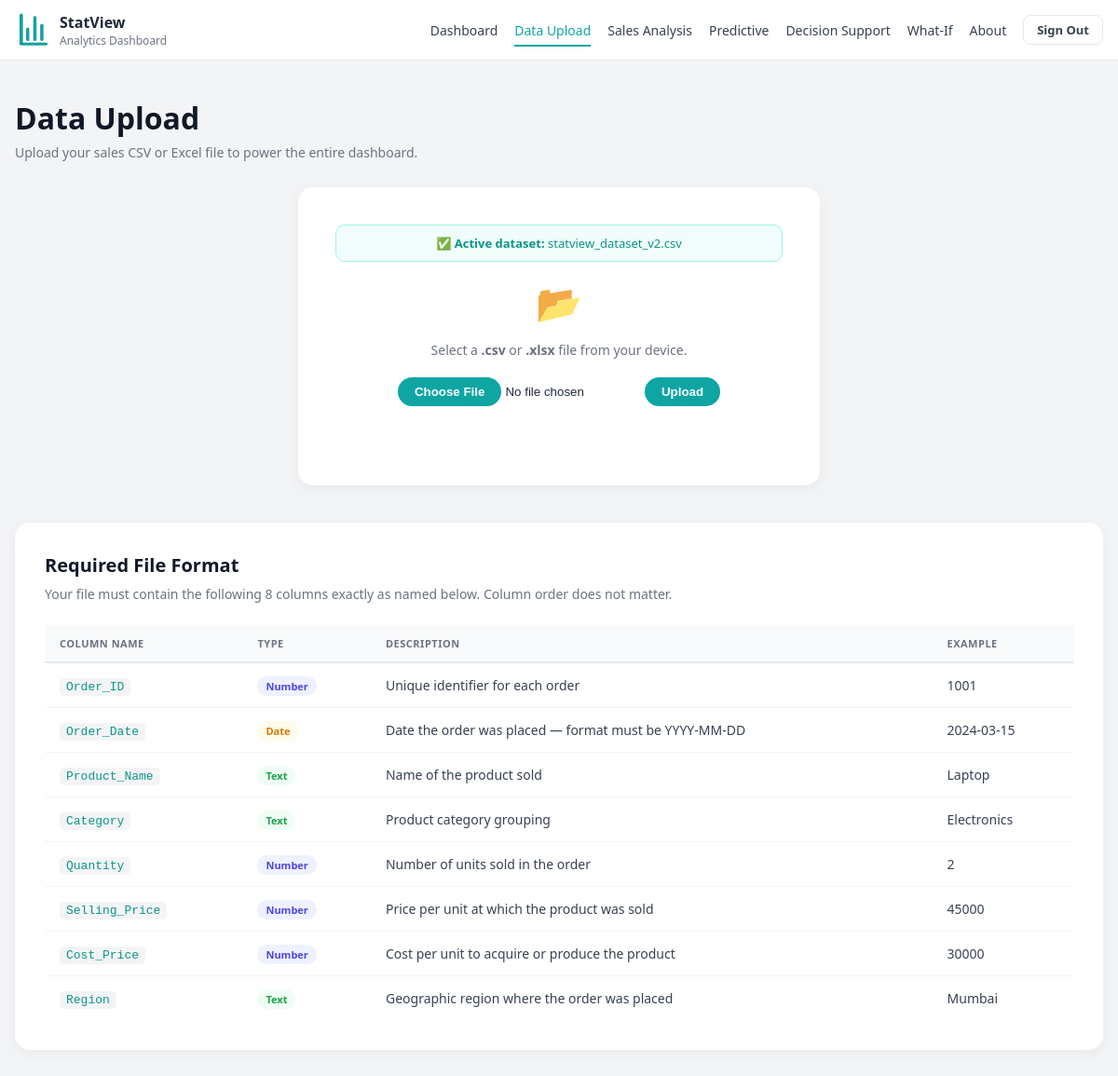
The page /upload-page (signed in) on the database as committed earlier.
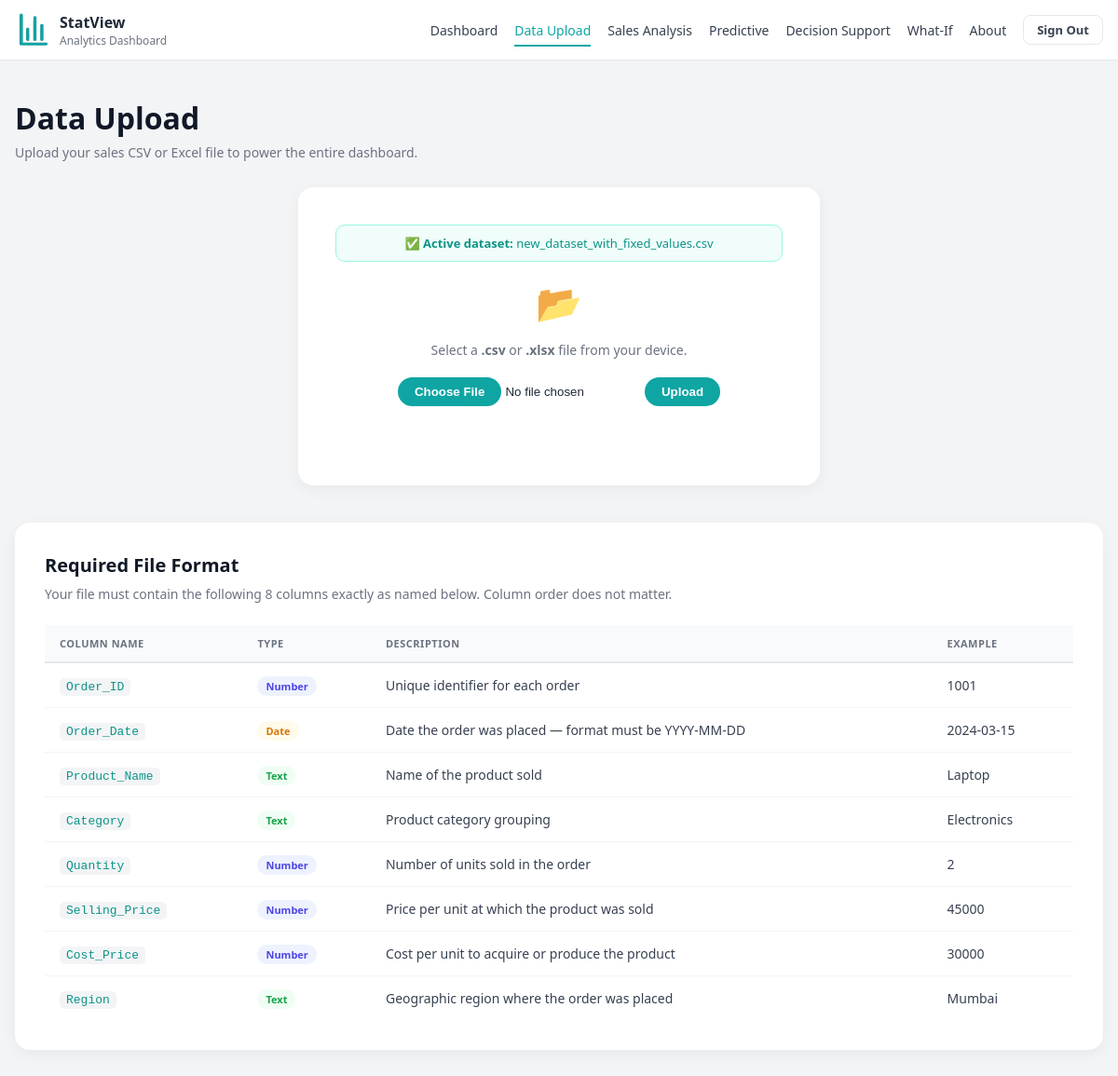
The same page on the database as committed later.
### tables this page shows
CREATE TABLE users (
                id       INTEGER PRIMARY KEY AUTOINCREMENT,
                email    TEXT UNIQUE NOT NULL,
                password TEXT NOT NULL,
                filename TEXT
            );

### app.py (the view)
@app.route("/upload-page")
@login_required
def upload_page():
    user     = current_user()
    has_file = bool(user and user["filename"])
    return render_template("upload.html",
                           user_email=session.get("user_email"),
                           has_file=has_file,
                           filename=user["filename"] if has_file else None)

### app.py (called while the page is built)
def get_db():
    conn = sqlite3.connect(DB_PATH)
    conn.row_factory = sqlite3.Row
    return conn

def login_required(f):
    @functools.wraps(f)
    def decorated(*args, **kwargs):
        if "user_id" not in session:
            return redirect(url_for("login"))
        return f(*args, **kwargs)
    return decorated

def current_user():
    if "user_id" not in session:
        return None
    with get_db() as conn:
        return conn.execute(
            "SELECT * FROM users WHERE id = ?", (session["user_id"],)
        ).fetchone()

### templates/upload.html (shortened to what this page needs)
<!doctype html>
<html lang="en">
<head>
<link rel="stylesheet" href="{{ url_for('static', filename='styles.css') }}">
</head>
<body>
<header class="sv-navbar">
  <div class="sv-nav-inner">
    <div class="sv-brand">
      <div class="sv-logo">
        <img src="{{ url_for('static', filename='images/logo.png') }}" width="80%">
      </div>
      <div>
        <div class="sv-title">StatView</div>
        <div class="sv-subtitle">Analytics Dashboard</div>
      </div>
    </div>
    <nav class="sv-links">
      <a href="{{ url_for('home') }}">Dashboard</a>
      <a href="{{ url_for('upload_page') }}" class="active">Data Upload</a>
      <a href="{{ url_for('sales') }}">Sales Analysis</a>
      <a href="{{ url_for('predictive') }}">Predictive</a>
      <a href="{{ url_for('decision') }}">Decision Support</a>
      <a href="{{ url_for('whatif') }}">What-If</a>
      <a href="{{ url_for('about') }}">About</a>
      <a href="{{ url_for('logout') }}"
         style="font-size:13px; font-weight:600; color:#374151; text-decoration:none;
                border:1.5px solid #e5e7eb; border-radius:8px; padding:6px 14px;
                transition:border-color 0.2s, color 0.2s;"
         onmouseover="this.style.borderColor='#0ea5a4';this.style.color='#0ea5a4';"
         onmouseout="this.style.borderColor='#e5e7eb';this.style.color='#374151';">
        Sign Out
      </a>
    </nav>
  </div>
</header>
<main class="container">
  <div class="sa-page-header">
    <div>
      <h1 class="sa-title">Data Upload</h1>
      <p class="sa-subtitle">Upload your sales CSV or Excel file to power the entire dashboard.</p>
    </div>
  </div>
  <div class="upload-card">
    {% if has_file %}
    <div style="background:#f0fdfa; border:1.5px solid #99f6e4; border-radius:10px;
                padding:10px 14px; margin-bottom:16px; font-size:13px; color:#0d9488;">
      ✅ <strong>Active dataset:</strong> {{ filename }}
    </div>
    {% endif %}
    <div class="upload-icon">📂</div>
    <p class="upload-instructions">Select a <strong>.csv</strong> or <strong>.xlsx</strong> file from your device.</p>
    <div class="upload-row">
      <input type="file" id="fileInput" accept=".csv,.xlsx">
      <button onclick="uploadFile()">Upload</button>
    </div>
    <p class="upload-status" id="uploadStatus"></p>
  </div>
  <div class="schema-section">
    <h2 class="schema-title">Required File Format</h2>
    <p class="schema-desc">Your file must contain the following 8 columns exactly as named below. Column order does not matter.</p>
    <div class="schema-table-wrap">
      <table class="schema-table">
        <thead>
          <tr>
            <th>Column Name</th>
            <th>Type</th>
            <th>Description</th>
            <th>Example</th>
          </tr>
        </thead>
        <tbody>
          <tr>
            <td><code>Order_ID</code></td>
            <td><span class="type-badge type-num">Number</span></td>
            <td>Unique identifier for each order</td>
            <td>1001</td>
          </tr>
          <tr>
            <td><code>Order_Date</code></td>
            <td><span class="type-badge type-date">Date</span></td>
            <td>Date the order was placed — format must be YYYY-MM-DD</td>
            <td>2024-03-15</td>
          </tr>
          <tr>
            <td><code>Product_Name</code></td>
            <td><span class="type-badge type-text">Text</span></td>
            <td>Name of the product sold</td>
            <td>Laptop</td>
          </tr>
          <tr>
            <td><code>Category</code></td>
            <td><span class="type-badge type-text">Text</span></td>
            <td>Product category grouping</td>
            <td>Electronics</td>
          </tr>
          <tr>
            <td><code>Quantity</code></td>
            <td><span class="type-badge type-num">Number</span></td>
            <td>Number of units sold in the order</td>
            <td>2</td>
          </tr>
          <tr>
            <td><code>Selling_Price</code></td>
            <td><span class="type-badge type-num">Number</span></td>
            <td>Price per unit at which the product was sold</td>
            <td>45000</td>
          </tr>
          <tr>
            <td><code>Cost_Price</code></td>
            <td><span class="type-badge type-num">Number</span></td>
            <td>Cost per unit to acquire or produce the product</td>
            <td>30000</td>
          </tr>
          <tr>
            <td><code>Region</code></td>
            <td><span class="type-badge type-text">Text</span></td>
            <td>Geographic region where the order was placed</td>
            <td>Mumbai</td>
          </tr>
        </tbody>
      </table>
    </div>
  </div>
</main>
</body>
</html>

### static/styles.css (style rules this page uses)
* { box-sizing: border-box; }
body { margin: 0; font-family: "Segoe UI", sans-serif; background: #f3f4f6; color: #1f2937; scroll-behavior: smooth; }
.container { max-width: 1300px; margin: 0 auto; padding: 40px 16px 80px; }
.sv-navbar { position: sticky; top: 0; background: white; border-bottom: 1px solid #e5e7eb; backdrop-filter: blur(6px); z-index: 100; }
.sv-nav-inner { max-width: 1200px; margin: 0 auto; padding: 12px 16px; display: flex; align-items: center; justify-content: space-between; }
.sv-brand { display: flex; align-items: center; gap: 8px; }
.sv-logo { height: 40px; width: 40px; border-radius: 12px; background: #ffffff; display: grid; place-items: center; }
.sv-title { font-size: 16px; font-weight: 600; }
.sv-subtitle { font-size: 12px; color: #6b7280; }
.sv-links { display: flex; gap: 18px; align-items: center; }
.sv-links a { position: relative; text-decoration: none; font-size: 14px; color: #374151; padding: 6px 0; transition: color 0.2s ease; }
.sv-links a::after { content: ""; position: absolute; left: 0; bottom: -2px; width: 0%; height: 2px; background: #0ea5a4; transition: width 0.3s ease; }
.sv-links a:hover::after, .sv-links a.active::after { width: 100%; }
.sv-links a:hover, .sv-links a.active { color: #0ea5a4; }
.sa-page-header { display: flex; align-items: flex-end; justify-content: space-between; margin-bottom: 28px; flex-wrap: wrap; gap: 12px; }
.sa-title { font-size: 32px; font-weight: 800; color: #111827; margin: 0; }
.sa-subtitle { font-size: 14px; color: #6b7280; margin: 6px 0 0 0; }
.upload-row input[type="file"]::file-selector-button, .upload-row button { background: linear-gradient(135deg, #0ea5a4, #0ea5a2); border: none; color: white; padding: 8px 18px; border-radius: 20px; font-weight: bold; cursor: pointer; transition: 0.3s; }
.upload-card { background: white; border-radius: 16px; padding: 40px; box-shadow: 0 4px 16px rgba(0,0,0,0.05); text-align: center; max-width: 560px; margin-bottom: 40px; margin-left: auto; margin-right: auto; }
.upload-icon { font-size: 40px; margin-bottom: 12px; }
.upload-instructions { font-size: 14px; color: #6b7280; margin-bottom: 20px; }
.upload-row { display: flex; align-items: center; justify-content: center; gap: 12px; flex-wrap: wrap; }
.upload-status { margin-top: 14px; font-size: 13px; min-height: 18px; }
.schema-section { background: white; border-radius: 16px; padding: 32px; box-shadow: 0 4px 16px rgba(0,0,0,0.05); }
.schema-title { font-size: 20px; font-weight: 700; color: #111827; margin: 0 0 8px 0; }
.schema-desc { font-size: 14px; color: #6b7280; margin: 0 0 24px 0; }
.schema-table-wrap { overflow-x: auto; }
.schema-table { width: 100%; border-collapse: collapse; font-size: 14px; }
.schema-table thead tr { background: #f9fafb; border-bottom: 2px solid #e5e7eb; }
.schema-table th { text-align: left; padding: 12px 16px; font-size: 11px; font-weight: 700; color: #6b7280; text-transform: uppercase; letter-spacing: 0.5px; }
.schema-table td { padding: 14px 16px; border-bottom: 1px solid #f3f4f6; color: #374151; vertical-align: middle; }
.schema-table tbody tr:last-child td { border-bottom: none; }
.schema-table code { background: #f3f4f6; padding: 2px 7px; border-radius: 5px; font-size: 13px; color: #0d9488; font-family: monospace; }
.type-badge { font-size: 11px; font-weight: 600; padding: 3px 9px; border-radius: 20px; }
.type-num { background: #eef2ff; color: #4f46e5; }
.type-text { background: #f0fdf4; color: #16a34a; }
.type-date { background: #fffbeb; color: #d97706; }

Rows that differ between the two databases and show on the page:
changed users: filename "statview_dataset_v2.csv" → "new_dataset_with_fixed_values.csv"
